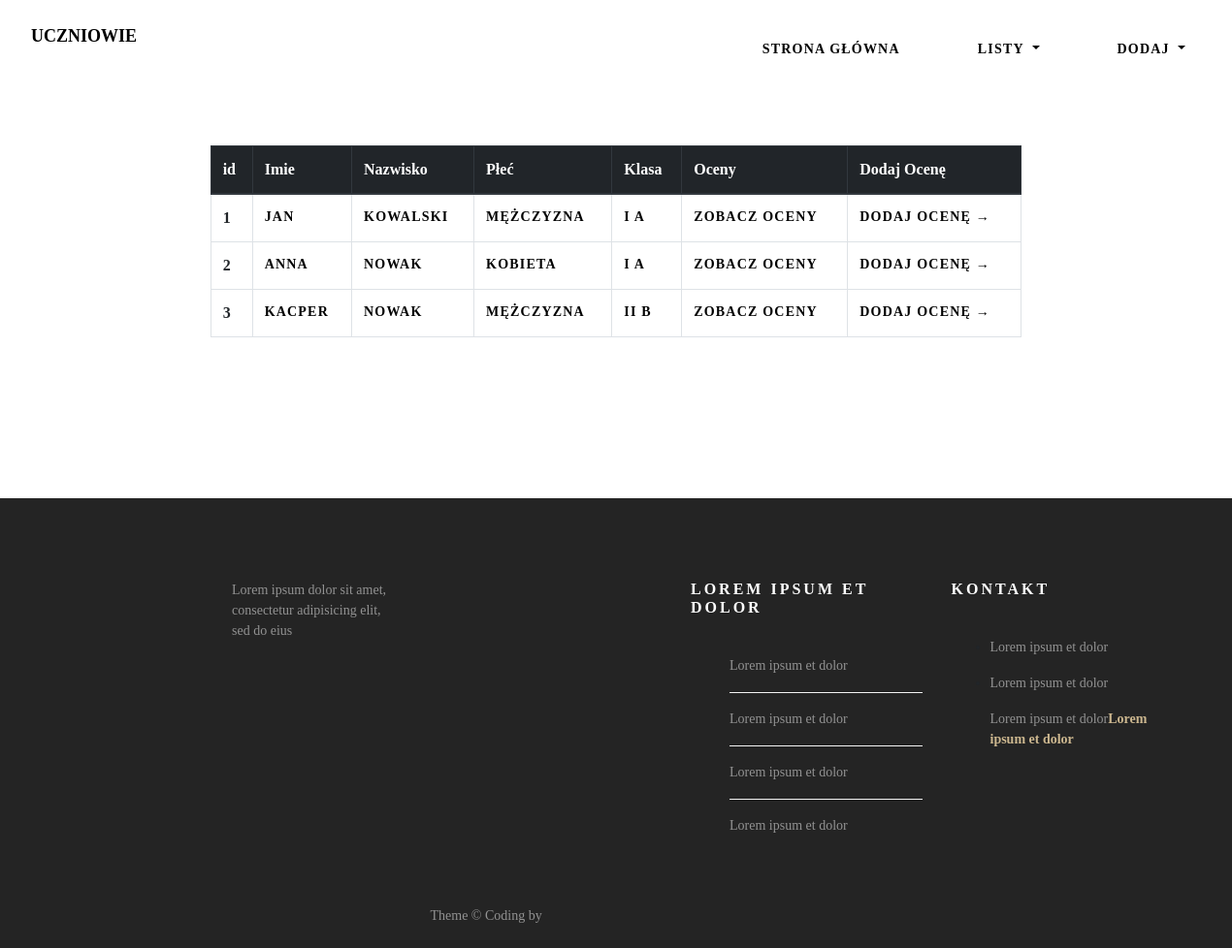
Screenshot of /lista with the database file from the repository.
### modele.py (models this page shows)
class BazaModel(Model):
    class Meta:
        database = baza

class Student(BazaModel):
    student_name = CharField(null=False)
    surname = CharField(null=False)
    gender_key = ForeignKeyField(Gender)
    class_key = ForeignKeyField(Class)

### views.py (the view)
@app.route("/lista")
def lista():
    students = (Student
         .select(Student.id, Student.student_name, Student.surname, Gender.gender_name, Class.class_name)
         .join_from(Student, Gender)  # Join Student -> Gender.
         .join_from(Student, Class, JOIN.LEFT_OUTER))  # Join Student -> Class.
    for row in students:
        print(row.id, row.student_name, row.surname, row.gender_key.gender_name, row.class_key.class_name)
    return render_template('lista_wszystkich.html', students=students)

### app.py (called while the page is built)
@app.before_request
def before_request():
    g.db = baza
    g.db.connect(reuse_if_open=True)

@app.after_request
def after_request(response):
    g.db.close()
    return response

### templates/lista_wszystkich.html (shortened to what this page needs)
{% extends "szablon.html"%}
{% block tresc%}
<div class="row">
    <div class="col-lg-8 mx-auto">
        <table class="table table-bordered">
            <thead class="thead-dark">
                <tr>
                    <th scope="col">id</th>
                    <th scope="col">Imie</th>
                    <th scope="col">Nazwisko</th>
                    <th scope="col">Płeć</th>
                    <th scope="col">Klasa</th>
                    <th scope="col">Oceny</th>
                    <th scope="col">Dodaj Ocenę</th>
                </tr>
            </thead>
            <tbody>
                {% for s in students %}
                <tr>
                    <th scope="row">{{s.id}}</a></th>
                    <td>{{s.student_name}}</td>
                    <td>{{s.surname}}</td>
                    <td>{{s.gender_key.gender_name}}</td>
                    <td>{{s.class_key.class_name}}</td>
                    <td><a href='/lista_ocen/{{s.id}}'>Zobacz oceny</a></td>
                    <td><a href='/dodaj_ocene/{{s.id}}'>Dodaj ocenę &rarr;</a></td>
                </tr>
                {% endfor %}
            </tbody>
        </table>
    </div>
</div>
{% endblock%}

### templates/szablon.html (shortened to what this page needs)
<!DOCTYPE html>
<html lang="pl">
  <head>
    <link href="{{ url_for('static', filename='vendor/bootstrap/css/bootstrap.min.css') }}" rel="stylesheet">
    <link href="{{ url_for('static', filename='css/scrolling-nav.css') }}" rel="stylesheet">
    <link href="{{ url_for('static', filename='css/style.css') }}" rel="stylesheet">
  </head>
  <body id="page-top">
    <div class="container">
      <nav class="fixed-top">
        <div class="logo">
          <a href="{{ url_for('index') }}">Uczniowie</a>
        </div>
        <div class="nav-wrapper">
        <ul>
          <li class="nav-item active">
            <a class="nav-link" href="{{ url_for('index') }}">Strona główna <span class="sr-only">(current)</span></a>
          </li>
          <li class="nav-item dropdown">
            <a class="nav-link dropdown-toggle" href="#" id="navbarDropdown" role="button" data-toggle="dropdown"
              aria-haspopup="true" aria-expanded="false">
              Listy
            </a>
          </li>
          <li class="nav-item dropdown">
            <a class="nav-link dropdown-toggle" href="#" id="navbarDropdown" role="button" data-toggle="dropdown"
              aria-haspopup="true" aria-expanded="false">
              Dodaj
            </a>
          </li>
        </ul>
        </div>
      </nav>
    </div>
    <section id="about">
        <div class="row">
          <div class="col-lg-12 mx-auto">
            {% block tresc %}{% endblock %}
          </div>
        </div>
    </section>
    <footer class="footer-template">
      <div class="container px-md-5">
        <div class="row mb-5">
          <div class="col-md">
            <div class="footer-template-widget mb-4 ml-md-4">
              <ul>
                <p>Lorem ipsum dolor sit amet, consectetur adipisicing elit, sed do eius</p>
              </ul>
            </div>
          </div>
          <div class="col-md">
          </div>
          <div class="col-md">
            <div class="footer-template-widget mb-4">
              <h2>Lorem ipsum et dolor</h2>
              <ul>
                <a href="#">
                  <p>Lorem ipsum et dolor</p>
                </a>
                <hr>
                <a href="#">
                  <p>Lorem ipsum et dolor</p>
                </a>
                <hr>
                <a href="#">
                  <p>Lorem ipsum et dolor</p>
                </a>
                <hr>
                <a href="#">
                  <p>Lorem ipsum et dolor </p>
                </a>
              </ul>
            </div>
          </div>
          <div class="col-md">
            <div class="footer-template-widget mb-4">
              <h2>Kontakt</h2>
              <div class=" mb-3">
                <ul>
                  <li>
                    <p>Lorem ipsum et dolor</p>
                  </li>
                  <li>
                    <p>Lorem ipsum et dolor</p>
                  </li>
                  <p>Lorem ipsum et dolor<span class="email"><b>Lorem ipsum et dolor</b></span></p>
                </ul>
              </div>
            </div>
          </div>
        </div>
        <div class="row">
          <div class="col-md-3">
          </div>
          <div class="col-md-6">
            <p>Theme © Coding by </p>
          </div>
          <div class="col-md-3">
          </div>
        </div>
      </div>
    </footer>
  </body>
</html>

### static/css/scrolling-nav.css (style rules this page uses)
section { padding: 150px 0; }

### static/css/style.css (style rules this page uses)
:root { --primary: #e8e8e8; --dark: rgba(36,36,36); --light: #fff; --shadow: 0 1px 5px rgba(129, 127, 127, 0.7); --main: #ccb78f; }
* { box-sizing: border-box; }
html { margin: 0; padding: 0; width: 100%; height: 100vh; background-color: var(--light); }
body { margin: 0; padding: 0; width: 100%; height: 100vh; font-family: Poppins; font-weight: 400; background-color: var(--light); }
.container { margin-left: 10%; margin-right: 10%; }
nav { padding: 8px; background: #fff; }
.logo { float: left; padding: 8px; margin-left: 16px; margin-top: 8px; }
.logo a { color: #000; text-transform: uppercase; font-weight: 700; font-size: 18px; letter-spacing: 0px; text-decoration: none; }
nav ul { float: right; }
nav ul li { display: inline-block; float: left; }
nav ul li:not(:first-child) { margin-left: 48px; }
nav ul li:last-child { margin-right: 24px; }
nav ul li a { display: inline-block; outline: none; color: #000; text-transform: uppercase; text-decoration: none; font-size: 14px; letter-spacing: 1.2px; font-weight: 600; }
footer hr { border-bottom: #f4f4f4 1px solid; }
.email { color: var(--main); }
.footer-template { font-size: 14px; background: var(--dark); padding-top: 6em; padding-bottom: .5em; }
.footer-template .footer-template-widget h2 { color: var(--light); margin-bottom: 40px; font-size: 16px; font-weight: 600; letter-spacing: 3px; text-transform: uppercase; }
.footer-template p, .footer-template a { color: rgba(255, 255, 255, 0.5); }
table tbody a, table tbody td { color: #000; text-transform: uppercase; text-decoration: none; font-size: 14px; letter-spacing: 1.2px; font-weight: 600; }

### rows the page displays
Student: id "1", student_name "JAN", surname "KOWALSKI", gender_key.gender_name "MĘŻCZYZNA", class_key.class_name "I A"
Student: id "2", student_name "ANNA", surname "NOWAK", gender_key.gender_name "KOBIETA", class_key.class_name "I A"
Student: id "3", student_name "KACPER", surname "NOWAK", gender_key.gender_name "MĘŻCZYZNA", class_key.class_name "II B"
